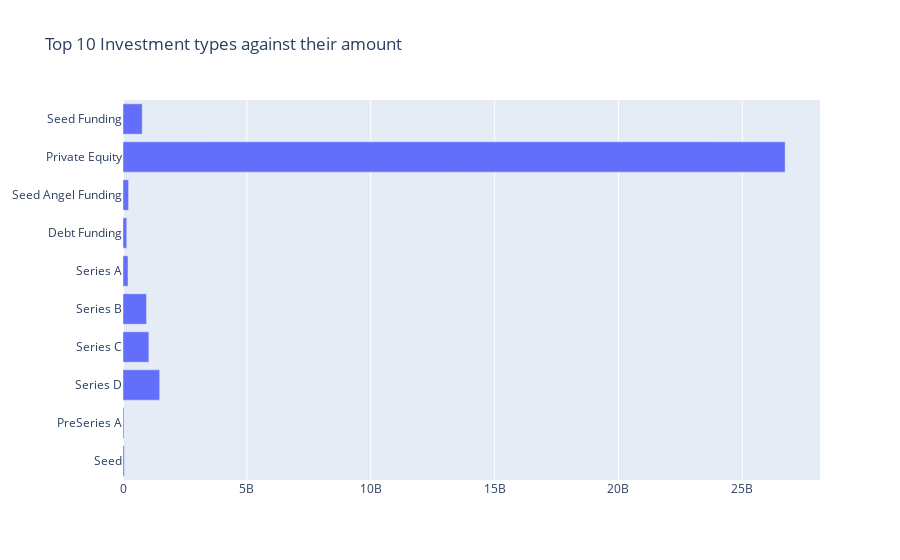

The notebook cell saved with this chart:
### Code cell
fig = go.Figure(data = go.Bar(y = top10_inv_type_amt.index[::-1],
                              x= top10_inv_type_amt['sum'][::-1],
                              orientation='h'),
                layout_title_text = 'Top 10 Investment types against their amount')
fig.show()

### Figure 1 — Plotly figure (JSON) as saved in the notebook; plotly's stock layout.template omitted (floating-point values rounded to 4 significant figures)
{"data": [{"orientation": "h", "type": "bar", "x": [52800000, 41372000, 1481799000, 1044718394, 949195735, 203200000, 150920354, 225696010, 26727868165, 775720908], "y": ["Seed", "PreSeries A", "Series D", "Series C", "Series B", "Series A", "Debt Funding", "Seed Angel Funding", "Private Equity", "Seed Funding"]}], "layout": {"autosize": true, "title": {"text": "Top 10 Investment types against their amount"}, "xaxis": {"autorange": true, "range": [0, 28130000000.0], "type": "linear"}, "yaxis": {"autorange": true, "range": [-0.5, 9.5], "type": "category"}}}
